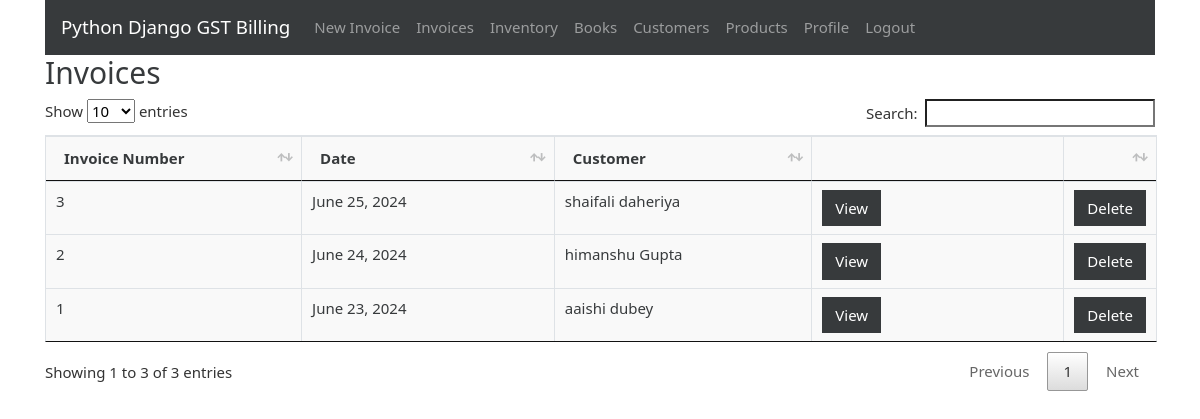
Page /invoices (signed in) on the committed database.
### gstbillingapp/models.py (models this page shows, shortened)
class Invoice(models.Model):
    user = models.ForeignKey(User, null=True, blank=True, on_delete=models.SET_NULL)
    invoice_number = models.IntegerField()
    invoice_date = models.DateField()
    invoice_customer = models.ForeignKey(
        'Customer',
        on_delete=models.SET_NULL,
        null=True
    )
    invoice_json = models.TextField()
    inventory_reflected = models.BooleanField(default=True)
    books_reflected = models.BooleanField(default=True)

class Customer(models.Model):
    user = models.ForeignKey(User, null=True, blank=True, on_delete=models.SET_NULL)
    customer_name = models.CharField(max_length=200)
    customer_address = models.TextField(max_length=600, blank=True, null=True)
    customer_phone = models.CharField(max_length=14, blank=True, null=True)
    customer_gst = models.CharField(max_length=15, blank=True, null=True)
    def __str__(self):
        return self.customer_name

### gstbillingapp/views.py (the view)
# urls.py: path('invoices', views.invoices, name='invoices'),
@login_required
def invoices(request):
    context = {}
    context['invoices'] = Invoice.objects.filter(user=request.user).order_by('-id')
    return render(request, 'gstbillingapp/invoices.html', context)

### gstbillingapp/templates/gstbillingapp/invoices.html (shortened to what this page needs)
{% extends "gstbillingapp/base.html" %}
{% load static %}
{% block content %}
		<h2>Invoices</h2>
		<table class="table table-bordered" id="invoice-table">
		<thead>
			<tr>
				<th>Invoice Number</th>
				<th>Date</th>
				<th>Customer</th>
				<th></th>
				<th></th>
			</tr>
		</thead>
		<tbody class="two-col-form">
			{% for invoice in invoices %}
			<tr>
 				<td>{{invoice.invoice_number}}</td>
 				<td>{{invoice.invoice_date}}</td>
 				<td>{{invoice.invoice_customer}}</td>
				 <td><a href="{% url 'invoice_viewer' invoice.id %}"><button type="button" class="btn btn-dark">View</button></a></td>
				 <td><button type="button" class="btn btn-secondary" data-toggle="modal" data-target="#invoiceDeleteModal" data-invoice-id="{{invoice.id}}" data-invoice-number="{{invoice.invoice_number}}, for {{invoice.invoice_customer}}">Delete</button></td>
			</tr>
			{% endfor %}
		</tbody>
		</table>
{% endblock %}

### gstbillingapp/static/gstbillingapp/main.css (style rules this page uses)
.table-bordered td, .table-bordered th { padding: 0.25em; }
.table-bordered tbody td, .table-bordered tbody th, .table-bordered thead th, .table-bordered thead td { background: #f9f9f9; }
.two-col-form td, .two-col-form th { width: 25%; }

### rows in the picture
Invoice: invoice_number "3", invoice_date "June 25, 2024", invoice_customer "shaifali daheriya"
Invoice: invoice_number "2", invoice_date "June 24, 2024", invoice_customer "himanshu Gupta"
Invoice: invoice_number "1", invoice_date "June 23, 2024", invoice_customer "aaishi dubey"
